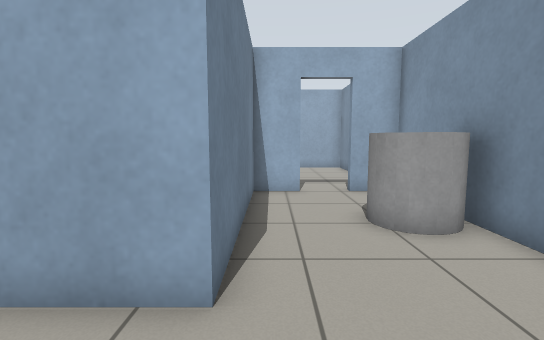
View 1 (above)

23 first-person views from a walk through a world built for the Gazebo simulator. The camera is 0.94 m above the floor, tilts 6° down and sees 85° across. The floor is counted in squares, 0.5 m on a side. Each view is taken from the middle of a square. On the plan, view 1 faces up. The plan holds only what a view shows up to about 16 squares ahead; the rest is blank.

View 2
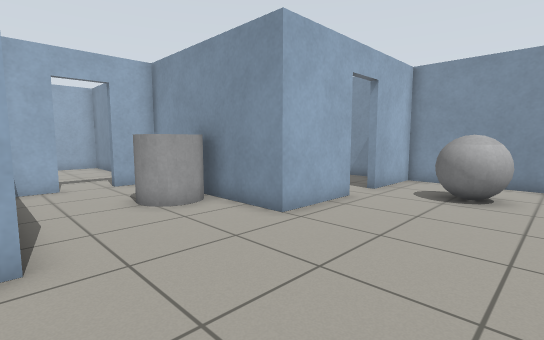

View 3
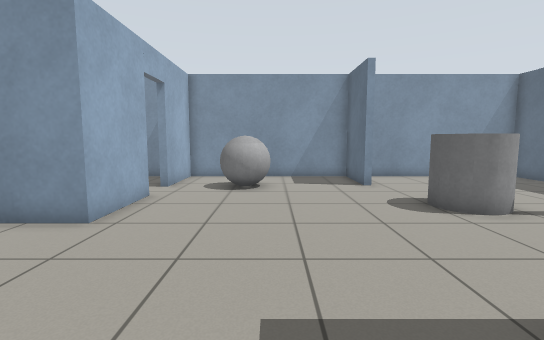

View 4
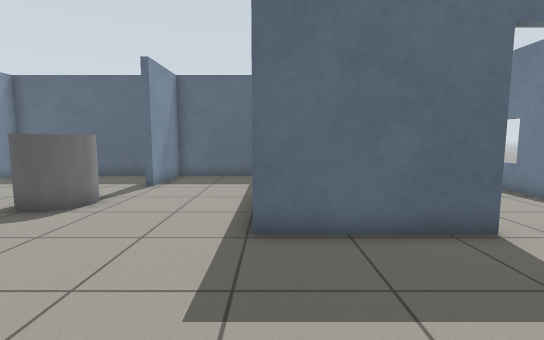

View 5
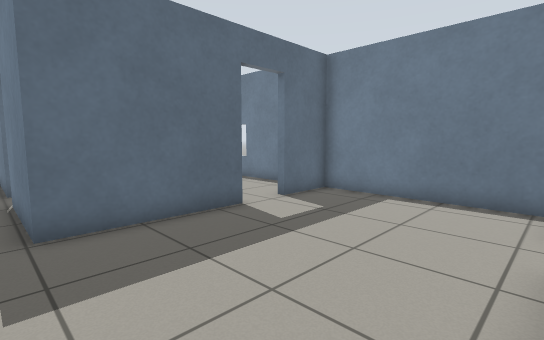

View 6
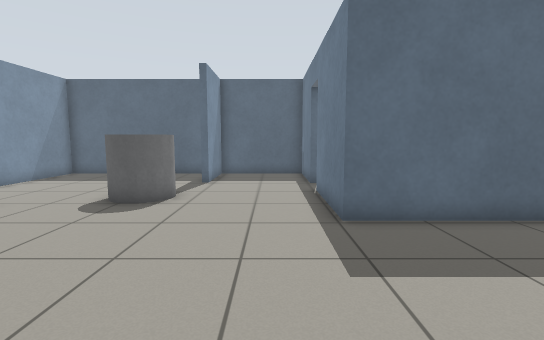

View 7
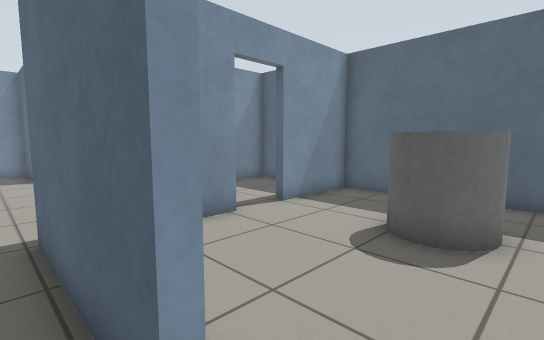

View 8
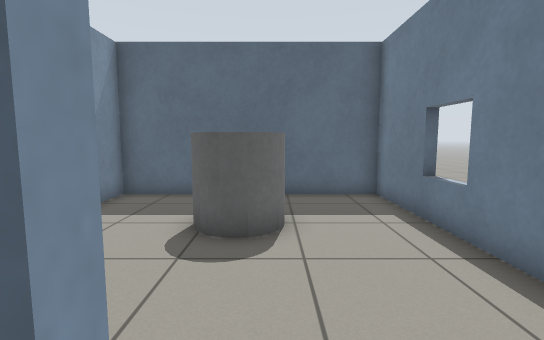

View 9
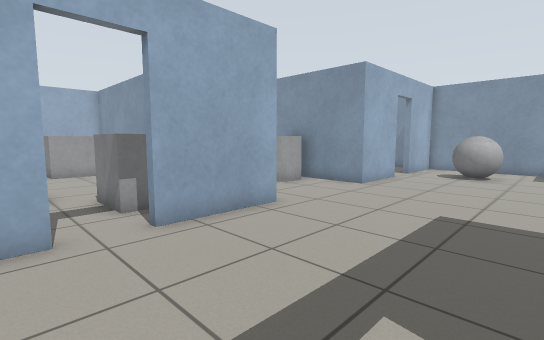

View 10
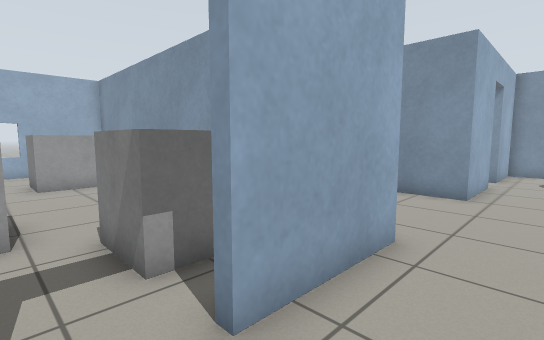

View 11
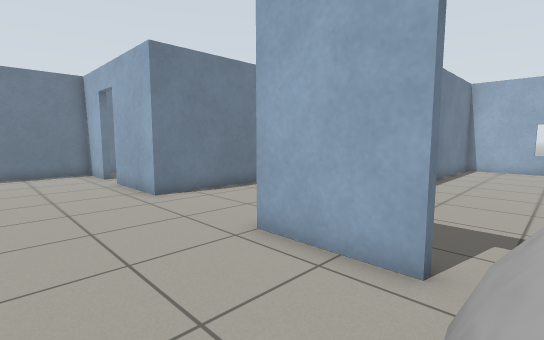

View 12
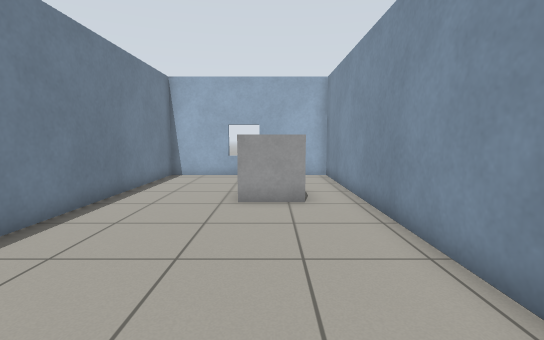

View 13
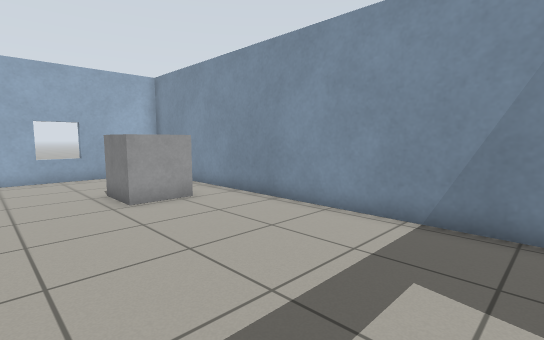

View 14
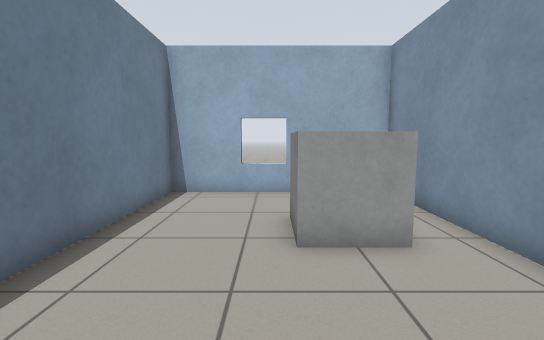

View 15
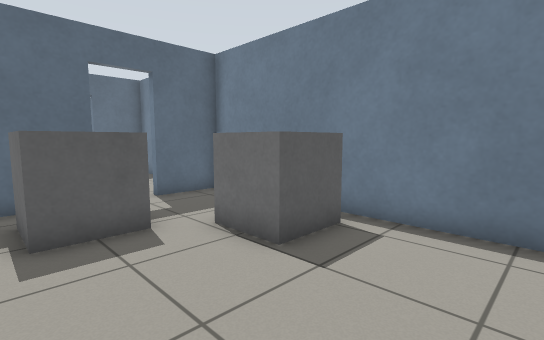

View 16
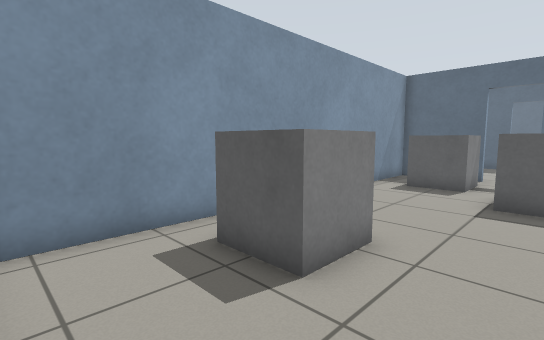

View 17
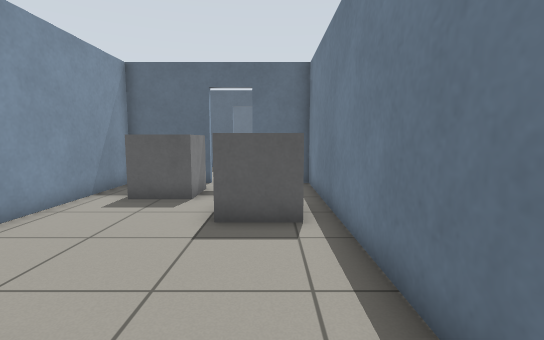

View 18
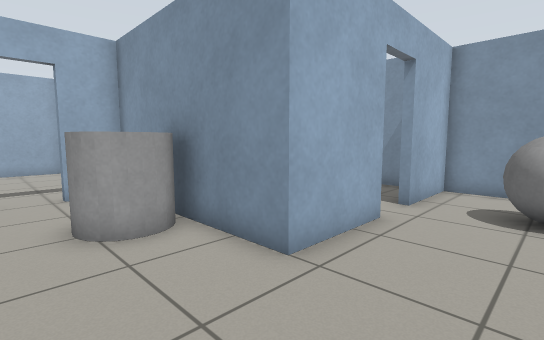

View 19
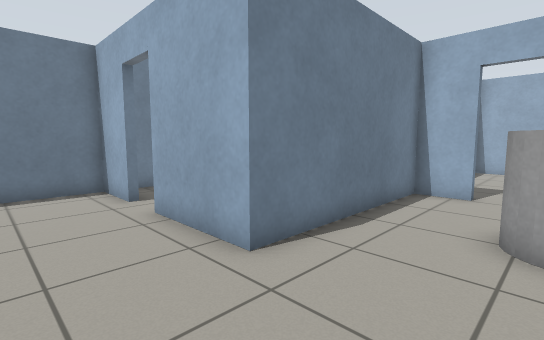

View 20
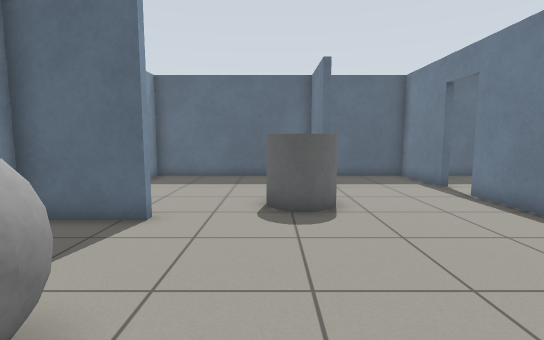

View 21
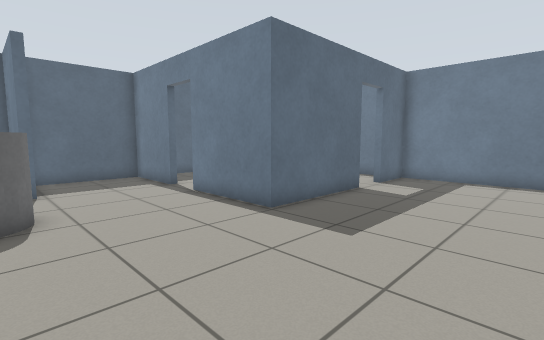

View 22
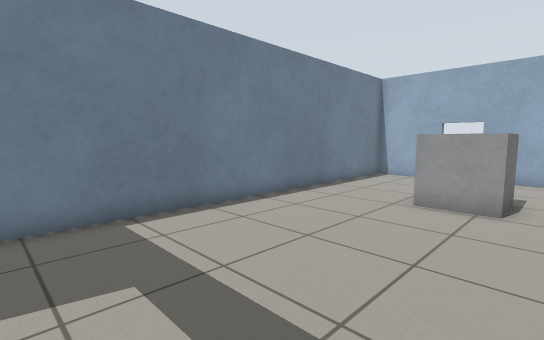

View 23
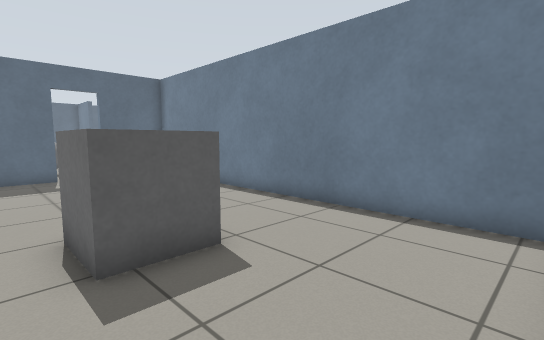

### Floor plan
Ten units are one square. View 1 is at (0, 0); x grows to the right and y downward. Boxes are objects, and circles mark ways between rooms. Rooms are numbered by the first view taken in them; rooms with no view inside come last. Other rooms are left out.
<svg viewBox="-91 -199 224 334">
<path fill="none" stroke="#000" d="M78 -31 45 -31 45 -106 27 -106M99 51 99 47 128 47 128 -31 96 -31M4 95 4 130 47 130 47 97 50 97 50 130 128 130 128 60M-45 37 4 37 4 79M-61 -31 -86 -31 -86 37 -61 37M11 -106 -7 -106 -7 -31 -45 -31M96 -34 115 -34M128 -41 128 -194 48 -194 48 -34 78 -34M-45 -34 -10 -34 -10 -194 -86 -194 -86 -34 -61 -34M-86 50 -86 130 1 130 1 95M1 79 1 66M42 -194 -6 -194"/>
<rect x="15" y="-75" width="30" height="20" fill="#bbb"><title>grey cylinder</title></rect>
<rect x="45" y="55" width="30" height="20" fill="#bbb"><title>grey cylinder</title></rect>
<rect x="85" y="-15" width="20" height="30" fill="#bbb"><title>grey ball</title></rect>
<rect x="85" y="-145" width="30" height="20" fill="#bbb"><title>grey box</title></rect>
<rect x="-75" y="-95" width="20" height="20" fill="#bbb"><title>grey box</title></rect>
<rect x="-45" y="-75" width="20" height="30" fill="#bbb"><title>grey box</title></rect>
<rect x="-45" y="-165" width="20" height="30" fill="#bbb"><title>grey box</title></rect>
<rect x="-55" y="85" width="20" height="20" fill="#bbb"><title>grey cylinder</title></rect>
<circle cx="85" cy="-30" r="3" fill="#2a7"/>
<circle cx="-55" cy="-30" r="3" fill="#2a7"/>
<circle cx="-55" cy="40" r="3" fill="#2a7"/>
<circle cx="0" cy="85" r="3" fill="#2a7"/>
<circle cx="15" cy="-110" r="3" fill="#2a7"/>
<text x="40" y="20">1</text>
<text x="90" y="-120">2</text>
<text x="-50" y="-120">3</text>
<text x="-50" y="80">4</text>
<text x="20" y="-160">5</text>
</svg>
Room 1 opens to room 2. Room 1 opens to room 3. Room 1 opens to room 4. Room 1 opens to room 5.

Where each view was taken, in squares from view 1:
view 1: 0 up, 0 right, facing up
view 2: 2 down, 1 left, facing up-right
view 3: 1 down, 2 left, facing right
view 4: 2 up, 0 right, facing down
view 5: 3 up, 1 right, facing down-left
view 6: 3 up, 2 right, facing down
view 7: 3 down, 6 left, facing down-right
view 8: 3 down, 5 left, facing down
view 9: 3 down, 7 left, facing up-right
view 10: 1 up, 6 left, facing up-right
view 11: 1 down, 9 right, facing up-left
view 12: 4 up, 10 right, facing up
view 13: 4 up, 6 right, facing up-right
view 14: 9 up, 5 left, facing up
view 15: 13 up, 2 left, facing down-left
view 16: 19 up, 7 left, facing down-right
view 17: 16 up, 7 left, facing down
view 18: 0 up, 1 right, facing up-right
view 19: 0 up, 3 right, facing up-left
view 20: 2 up, 7 right, facing down
view 21: 2 up, 6 right, facing down-left
view 22: 4 up, 12 right, facing up-left
view 23: 19 up, 12 right, facing down-left
